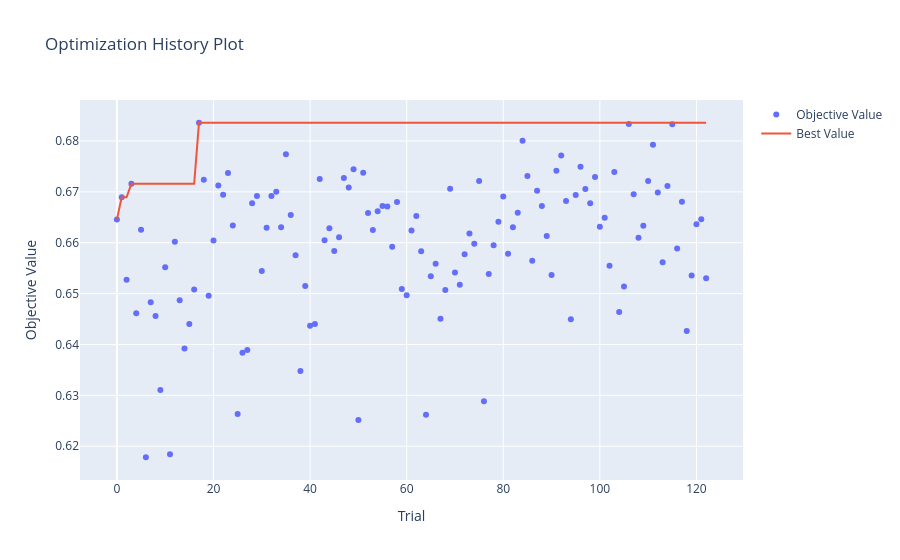
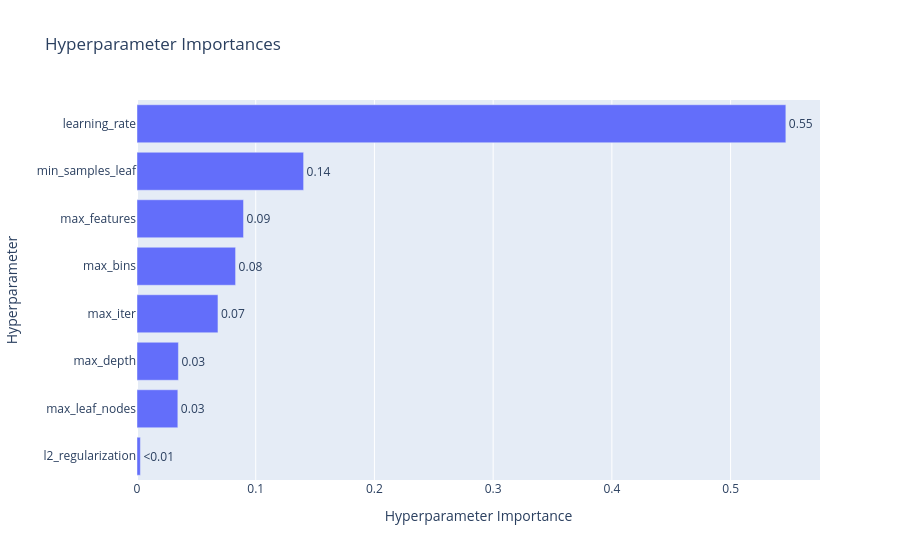
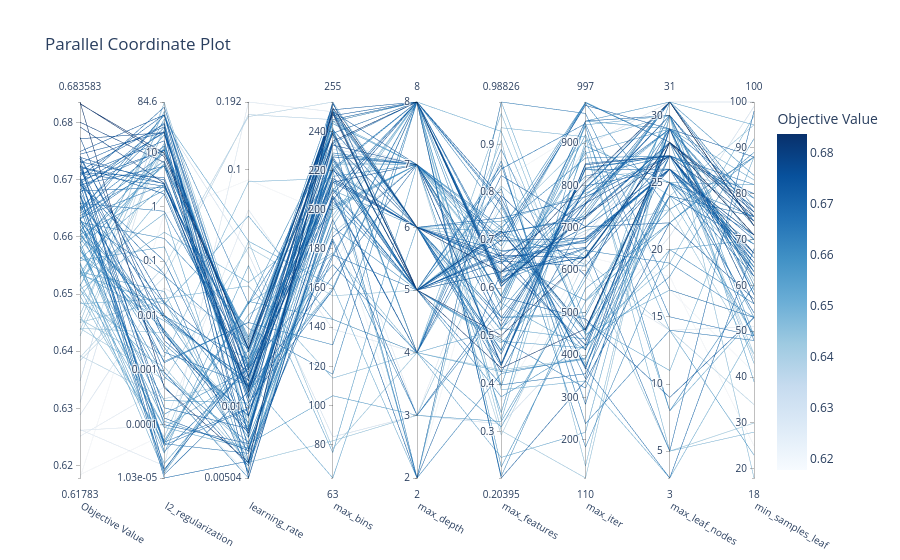

The code cell stored with these charts, in order, in its notebook:
### Code cell
import optuna
import numpy as np
import warnings
from sklearn.metrics import roc_auc_score
from sklearn.model_selection import TimeSeriesSplit
from optuna.visualization import (
    plot_optimization_history, 
    plot_param_importances, 
    plot_parallel_coordinate
)
from optuna.samplers import TPESampler
from sklearn.ensemble import HistGradientBoostingClassifier
from sklearn.pipeline import make_pipeline


# Parameter tuning settings

timeout_seconds = 60*60*0.5
no_improvement_trials = 100

# Split the 1k dataset to evaluate on holdout after tuning
# Had problem with overfitting and extreme bad results on last 200 rows so switched the order

X_tuning = train_1k_X.tail(800)
y_tuning = train_1k_y_cat.tail(800)
X_val_holdout = train_1k_X.head(200)
y_val_holdout = train_1k_y_cat.head(200)

def objective_histgbm(trial):
    params = {
        "max_iter": trial.suggest_int("max_iter", 100, 1000), # Number of boosting rounds
        "learning_rate": trial.suggest_float("learning_rate", 0.005, 0.2, log=True), # Step size
        "max_depth": trial.suggest_int("max_depth", 2, 8), # Max tree depth
        "min_samples_leaf": trial.suggest_int("min_samples_leaf", 15, 100), # Min samples required in a leaf node
        "max_features": trial.suggest_float("max_features", 0.2, 1.0), # Number of features to consider when looking for the best split
        "max_leaf_nodes": trial.suggest_int("max_leaf_nodes", 3, 31), # Max leaf nodes in the tree
        "l2_regularization": trial.suggest_float("l2_regularization", 1e-5, 100.0, log=True), # L2 regularization term on weights
        "random_state": 42, # For reproducibility
        "verbose": 0, # No verbose output during training
        "max_bins": trial.suggest_int("max_bins", 63, 255), # Maximum number of bins to use for discretizing continuous features
        "class_weight": "balanced", # Adjust weights inversely proportional to class frequencies
    }

    full_pipeline = make_pipeline(
        numeric_preprocessor,
        HistGradientBoostingClassifier(**params)
    )
    
    tscv = TimeSeriesSplit(n_splits=3)
    cv_scores = []
    
    for train_idx, val_idx in tscv.split(X_tuning):
        X_tr, X_val = X_tuning.iloc[train_idx], X_tuning.iloc[val_idx]
        y_tr, y_val = y_tuning.iloc[train_idx], y_tuning.iloc[val_idx]
        
        with warnings.catch_warnings():
            warnings.simplefilter("ignore")
            full_pipeline.fit(X_tr, y_tr)
        
        preds = full_pipeline.predict_proba(X_val)[:, 1]
        cv_scores.append(roc_auc_score(y_val, preds))
        
    return np.mean(cv_scores)

def stop_optuna(study, trial): # Custom callback to stop optimization if no improvement in best AUC for a certain number of trials
    if study.best_trial.number + no_improvement_trials <= trial.number:
        print(f"\n[Early Stop] No improvement in {no_improvement_trials} trials. Stopping optimization.")
        study.stop()

study_histgbm = optuna.create_study(direction="maximize", sampler=TPESampler(seed=42))
study_histgbm.optimize(objective_histgbm, timeout=timeout_seconds, n_jobs=-1, callbacks=[stop_optuna])

print("\n" + "="*40)
print(f"BEST AUC: {study_histgbm.best_value:.4f}")
print("BEST PARAMETERS:")

print("best_params = {")
for k, v in study_histgbm.best_params.items():
    if isinstance(v, str):
        print(f'    "{k}": "{v}",')
    else:
        print(f'    "{k}": {v},')
print("}")

print("\n--- PARAMETER IMPORTANCE ---")
importances = optuna.importance.get_param_importances(study_histgbm)
for param, importance in importances.items():
    print(f"  {param:20}: {importance:.4f}")
print("="*40)


fig1 = plot_optimization_history(study_histgbm)
fig1.show()
    
fig2 = plot_param_importances(study_histgbm)
fig2.show()
    
fig3 = plot_parallel_coordinate(study_histgbm)
fig3.show()
    
fig1.write_html("hyperparameter_tuning/HistGBM/Classification/optuna_histgbm_1k_history.html")
fig2.write_html("hyperparameter_tuning/HistGBM/Classification/optuna_histgbm_1k_importance.html")
fig3.write_html("hyperparameter_tuning/HistGBM/Classification/optuna_histgbm_1k_parallel.html")
